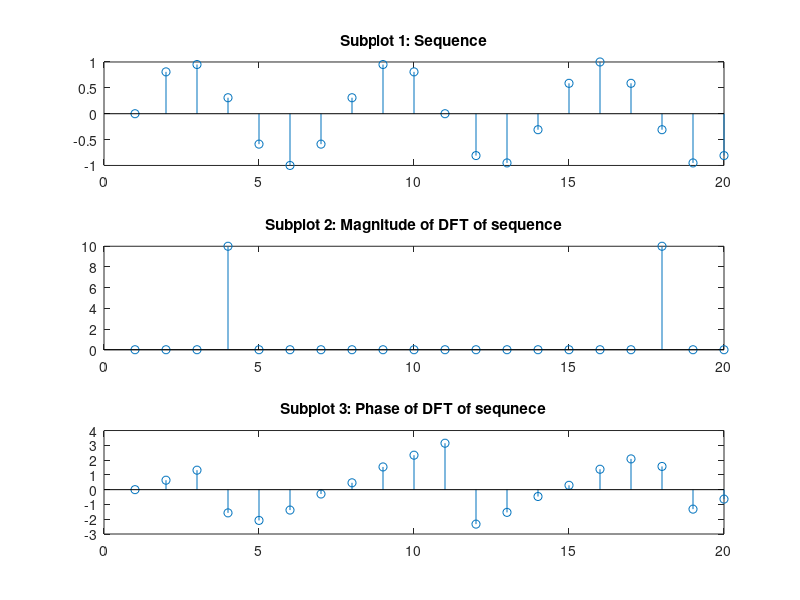

MATLAB code to generate this figure:
w = 3*pi/10; N = 20;
n = 0:19;
xn = sin(w*n);
yn = fft(xn);

figure;
subplot(3,1,1)
stem(xn);
title('Subplot 1: Sequence');

subplot(3,1,2)
stem(abs(yn));
title('Subplot 2: Magnitude of DFT of sequence');

subplot(3,1,3)
stem(angle(yn));
title('Subplot 3: Phase of DFT of sequnece');

